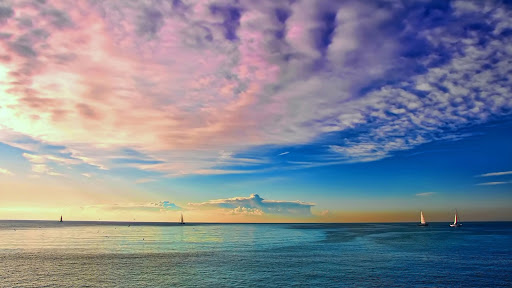
#> input picture 0728/test1.jpg, 512 x 288 px
$ python scharr.py
#> lines starting #> are read from the running program, lines starting #| are printed output that depends on the picture
import cv2 as cv
import numpy as np
from matplotlib import pyplot as plt

img = cv.imread('test1.jpg',0)
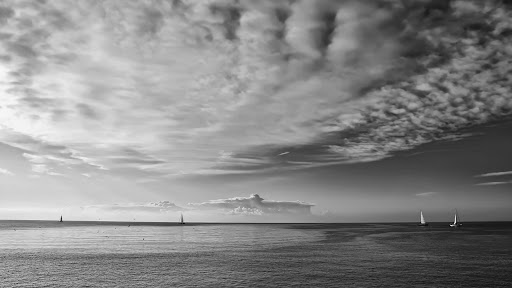
#> img: shape (288, 512); min 0, max 249, mean 135.5
scharrx = cv.Scharr(img,cv.CV_8U,1,0)
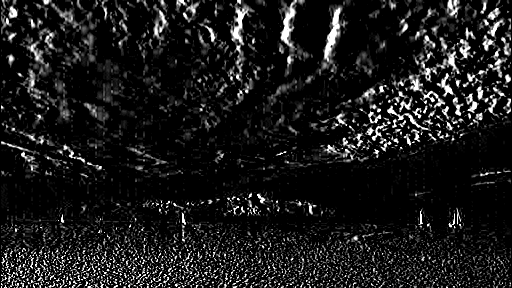
#> scharrx: shape (288, 512); min 0, max 255, mean 26.1
scharry = cv.Scharr(img,cv.CV_8U,0,1)
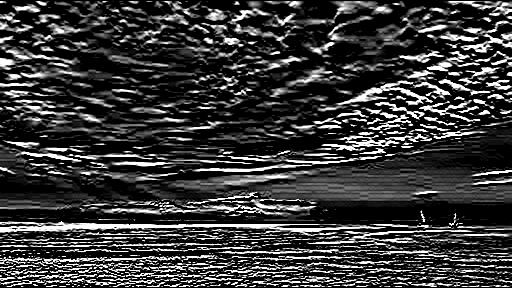
#> scharry: shape (288, 512); min 0, max 255, mean 58.1
scharr = cv.Scharr(img,cv.CV_8U,0,1)

cv.imshow('img',img)
cv.imshow('scharrx',scharrx)
cv.imshow('scharry',scharry)
cv.imshow('scharr',scharr)
cv.waitKey(0)
cv.destroyAllWindows()
